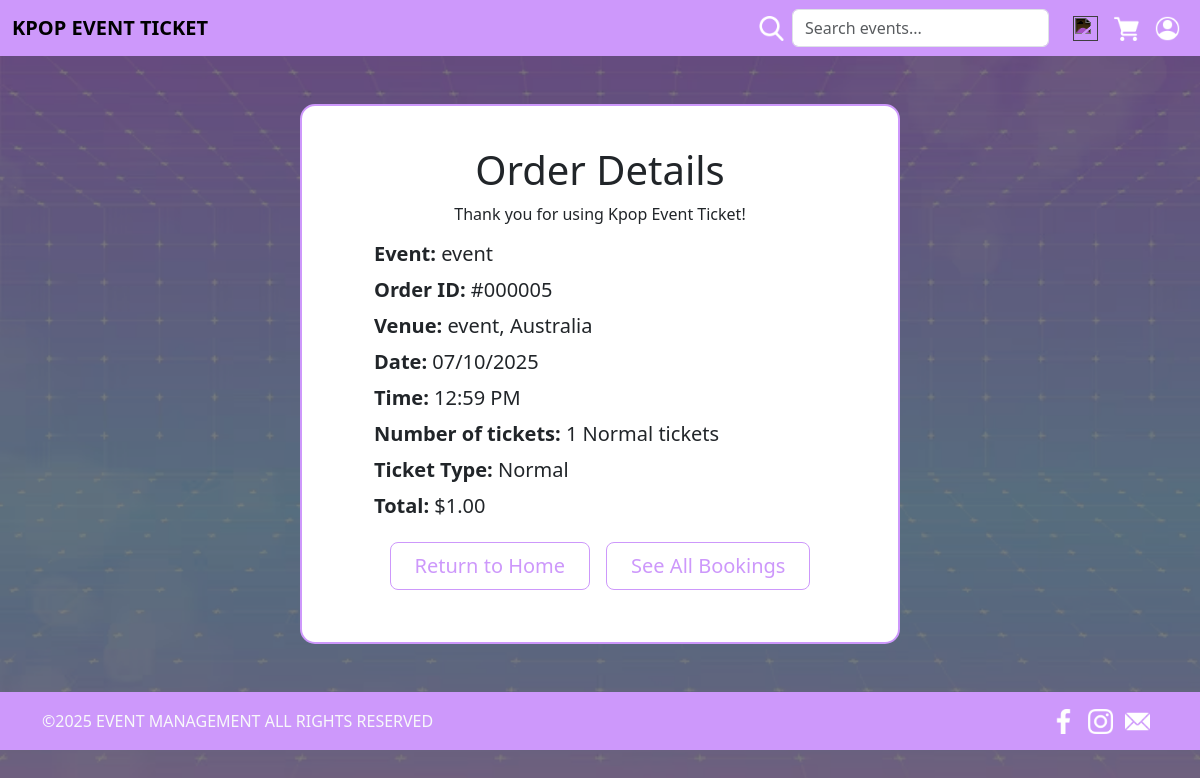
/order/5 (signed in), run on an earlier commit of the app's database.
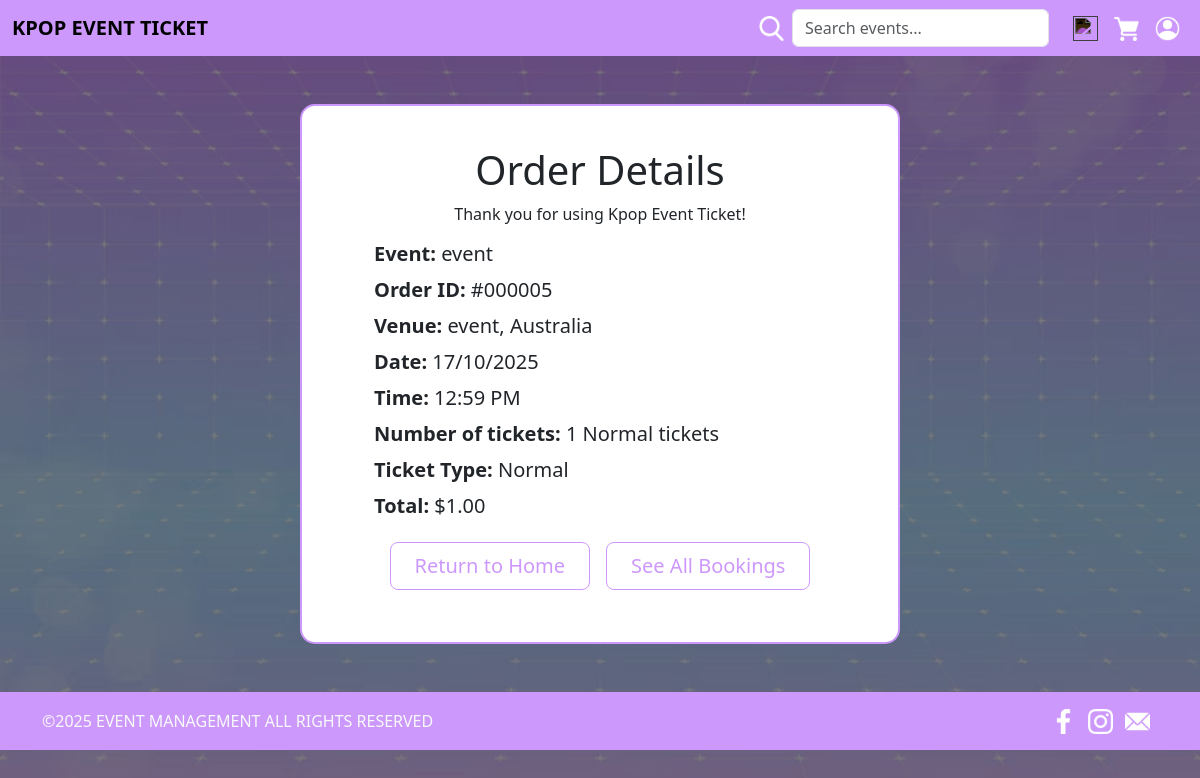
And on a later commit of the database.
### website/models.py (models this page shows, shortened)
class Event(db.Model):
    __tablename__ = 'event'
    eventid = db.Column(db.Integer, db.Sequence('seq_reg_id', start=1, increment=1), primary_key=True)
    userid = db.Column(db.Integer, db.ForeignKey('user.userid'))
    artist = db.Column(db.String(100), index=True, nullable=False)
    startTime = db.Column(db.Time, index=True, nullable=False)
    date = db.Column(db.Date, index=True, nullable=False)
    location = db.Column(db.String(100), index=True, nullable=False)
    country = db.Column(db.String(100), index=True, nullable=False)
    title = db.Column(db.String(100), index=True, nullable=False)
    description = db.Column(db.String(255), index=True, nullable=False)
    image = db.Column(db.String(100), index=True, nullable=False)
    status = db.Column(db.String(50), nullable=False, default='Active')
    tags = db.Column(db.String(255), index=True, nullable=True)
    normalAvail = db.Column(db.Integer, index=True, nullable=False)
    vipAvail = db.Column(db.Integer, index=True, nullable=False)
    normalPrice = db.Column(db.Numeric(10,2), index=True, nullable=False)
    vipPrice = db.Column(db.Numeric(10,2), index=True, nullable=False)
    comments = db.relationship('Comment', backref='event', lazy=True)
    orders = db.relationship('Order', backref='event', lazy=True)

class Order(db.Model):
    __tablename__ = 'order'
    orderid = db.Column(db.Integer, db.Sequence('seq_reg_id', start=1, increment=1), primary_key=True)
    userid = db.Column(db.Integer, db.ForeignKey('user.userid'))
    eventid = db.Column(db.Integer, db.ForeignKey('event.eventid'))
    normalQty = db.Column(db.Integer, index=True, nullable=True)
    vipQty = db.Column(db.Integer, index=True, nullable=True)
    totalPrice = db.Column(db.Numeric(10,2), index=True, nullable=False)
    timeBooked = db.Column(db.DateTime, index=True, nullable=False)

### website/views.py (the view)
@main_bp.route('/order/<int:order_id>')
@login_required
def order_details(order_id):
    order = Order.query.filter_by(orderid=order_id, userid=current_user.userid).first_or_404()
    return render_template('order_details.html',
                         order=order,
                         title=f'Order #{order.orderid}')

### website/__init__.py (called while the page is built)
def create_app():
    app = Flask(__name__)
    app.debug = True
    app.secret_key = 'somesecretkey'
    app.config['SQLALCHEMY_DATABASE_URI'] = 'sqlite:///sitedata.sqlite'
    db.init_app(app)
    Bootstrap5(app)
    UPLOAD_FOLDER = '/static/Image/uploads'
    app.config['UPLOAD_FOLDER'] = UPLOAD_FOLDER
    login_manager = LoginManager()
    login_manager.login_view = 'auth.login'
    login_manager.init_app(app)
    from .models import User
    @login_manager.user_loader
    def load_user(user_id):
        return db.session.scalar(db.select(User).where(User.userid==user_id))
    from .views import main_bp
    app.register_blueprint(main_bp)
    from .auth import auth_bp
    app.register_blueprint(auth_bp)
    from .create import createbp
    app.register_blueprint(createbp)
    from .edit import editbp
    app.register_blueprint(editbp)
    return app

### website/templates/order_details.html (shortened to what this page needs)
{% extends "base.html" %}
{% from 'bootstrap5/form.html' import render_form %}
{% block head %}
<link rel="stylesheet" href="{{ url_for('static', filename='style/BookingHistoryStyle.css') }}">
{% endblock %}
{% block content %}
<div class="d-flex justify-content-center my-5">
    <div class="card p-4"
        style="min-height:540px; max-width: 600px; width: 100%; border: #cd98fb solid 2px; border-radius: 15px;">
        <div class="row">
            <div class="col-sm-12 mt-3">
                <h1 class="text-center">Order Details</h1>
                <p class="text-center">Thank you for using Kpop Event Ticket!</p>
                <div class="d-grid gap-1 col-11 mx-5">
                    <h5 class="text-start"><strong>Event: </strong>{{ order.event.title }}</h5>
                    <h5 class="text-start"><strong>Order ID: </strong>#{{ "%06d"|format(order.orderid) }}</h5>
                    <h5 class="text-start"><strong>Venue: </strong>{{ order.event.location }}, {{ order.event.country.title() }}</h5>
                    <h5 class="text-start"><strong>Date: </strong>{{ order.event.date.strftime('%d/%m/%Y') if order.event.date else 'TBA' }}</h5>
                    <h5 class="text-start"><strong>Time: </strong>{{ order.event.startTime.strftime('%I:%M %p') if order.event.startTime else 'TBA' }}</h5>
                    <h5 class="text-start">
                        <strong>Number of tickets: </strong>
                        {% if order.normalQty and order.normalQty > 0 %}{{ order.normalQty }} Normal tickets{% endif %}
                    </h5>
                    <h5 class="text-start">
                        <strong>Ticket Type: </strong>
                        {% if order.normalQty and order.normalQty > 0 %}Normal{% endif %}
                    </h5>
                    <h5 class="text-start"><strong>Total: </strong>${{ "%.2f"|format(order.totalPrice) }}</h5>
                </div>
            </div>
            <div class="d-flex gap-3 mt-3 justify-content-center">
                <a href="{{ url_for('main.index') }}"
                class="btn btn-lg px-4 btn-purple-outline">
                Return to Home
                </a>
                <a href="{{ url_for('main.booking_history') }}"
                class="btn btn-lg px-4 btn-purple-outline">
                See All Bookings
                </a>
            </div>
         </div>
    </div>
</div>
{% endblock %}

### website/templates/base.html (shortened to what this page needs)
<html>
    <head>
        <link href="https://cdn.jsdelivr.net/npm/bootstrap@5.3.8/dist/css/bootstrap.min.css" rel="stylesheet">
        <link rel="stylesheet" href="{{ url_for('static', filename='Style/IndexStyle.css') }}">
        {% block head %}
        {% endblock %}
    </head>
    <body>
        <header>
            <nav class="navbar sticky-top">
                <div class="container-fluid d-flex justify-content-between align-items-center">
                    <a class="navbar-brand" href="{{ url_for('main.index') }}"><strong>KPOP EVENT TICKET</strong></a>
                    <ul class="nav d-none d-lg-flex align-items-center">
                        <div class="search-bar d-flex">
                            <form class="d-flex mx-3 align-items-center flex-grow-1" role="search" style="margin-bottom:0px"
                                method="GET" action="{{ url_for('main.search') }}">
                                <img src="{{ url_for('static', filename='Image/NavBar Icons/search.png') }}" height="25px" class="me-2" style="filter: invert(1); transition: filter 0.2s">
                                <input class="form-control flex-grow-1" type="search" name="q"
                                    placeholder="Search events..." aria-label="Search">
                            </form>
                        </div>
                        <li class="nav-item mx-2">
                            <a href="{{ url_for('create.create') }}">
                                <img src="{{ url_for('static', filename='Image/NavBar Icons/add.png') }}" height="25px">
                            </a>
                        </li>
                        <li class="nav-item mx-2 position-relative">
                            <a href="{{ url_for('main.booking_history') }}">
                                <img src="{{ url_for('static', filename='Image/NavBar Icons/grocery-store.png') }}" height="25px">
                            </a>
                        </li>
                        <li class="nav-item dropdown mx-2">
                            <a href="#" class="dropdown-toggle" data-bs-toggle="dropdown" aria-expanded="false">
                                <img src="{{ url_for('static', filename='Image/NavBar Icons/account.png') }}" height="25px">
                            </a>
                        </li>
                    </ul>
                </div>
            </nav>
        </header>
{% block content %}
{% endblock %}
    </body>
    <footer>
        <div class="text-light py-3">
            <div class="container d-flex justify-content-between align-items-center">
                <p class="mb-0 fs-6">©2025 EVENT MANAGEMENT ALL RIGHTS RESERVED</p>
                <div class="footer-icons">
                    <img src="{{ url_for('static', filename='Image/Footer Icons/facebook.png') }}" height="25px" class="me-2">
                    <img src="{{ url_for('static', filename='Image/Footer Icons/instagram.png') }}" height="25px" class="me-2">
                    <img src="{{ url_for('static', filename='Image/Footer Icons/email.png') }}" height="25px" class="me-2">
                </div>
            </div>
        </div>
    </footer>
</html>

### website/Static/Style/IndexStyle.css (style rules this page uses)
.dropdown-toggle::after { display: none; }
.nav-item img { filter: invert(1); transition: filter 0.2s; }
.navbar { background-color: #cd98fb; }
.nav-item { position: relative; }
.footer-icons img { filter: invert(1); transition: filter 0.2s; }
footer { position: sticky; background-color: #cd98fb; }

### website/Static/Style/BookingHistoryStyle.css (style rules this page uses)
.dropdown-toggle::after { display: none; }
.nav-item img { filter: invert(1); transition: filter 0.2s; }
.navbar { background-color: #cd98fb; }
body { background-image: url("../Image/background.png"); background-size: cover; background-position: center; position: relative; }
body::before { content: ""; position: fixed; top: 0; left: 0; width: 100%; height: 100%; background-color: rgba(0, 0, 0, 0.5); z-index: -1; }
.btn-purple-outline { border: solid 1px #cd98fb !important; color: #cd98fb !important; background-color: transparent !important; transition: all 0.3s ease !important; }
.footer-icons img { filter: invert(1); transition: filter 0.2s; }
footer { position: sticky; background-color: #cd98fb; }

What changed in the data, as far as the page shows it:
changed Event "event": event "07/10/2025" → "17/10/2025"
